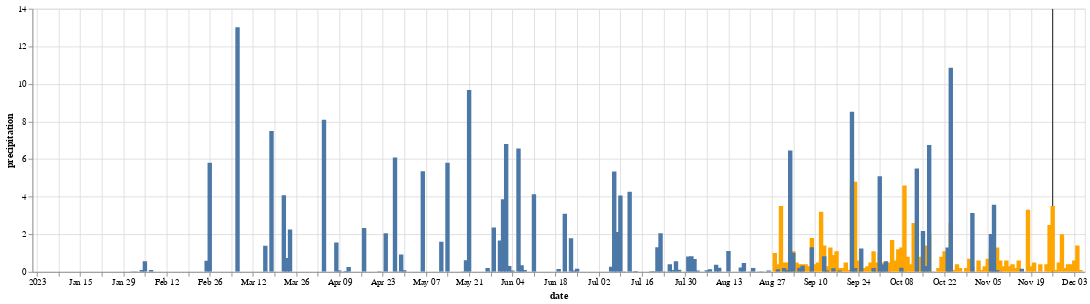

The notebook cell saved with this chart:
### Markdown cell above
# Combining charts

### Code cell
chart  = rule + timeseries_ecmwf + timeseries_tahmo
chart.properties(width=1200, height=300).interactive()

### Figure 1 — Vega-Lite specification as saved in the notebook (floating-point values rounded to 4 significant figures; data arrays with more than 128 entries replaced by an {"elided": "..."} marker saying what was removed)
{"config": {"view": {"continuousWidth": 300, "continuousHeight": 300}}, "layer": [{"data": {"name": "data-82faa6128d35c1412f367b126f12a251"}, "mark": {"type": "rule"}, "encoding": {"x": {"field": "date", "type": "temporal"}}, "name": "view_18"}, {"data": {"name": "data-4f2c44b9e58ef3cd6482f455f18fe77e"}, "mark": {"type": "bar", "color": "orange"}, "encoding": {"tooltip": [{"field": "precipitation", "type": "quantitative"}, {"field": "date", "type": "temporal"}], "x": {"field": "date", "type": "temporal"}, "y": {"field": "precipitation", "type": "quantitative"}}}, {"data": {"name": "data-6fa606d319b95fd74f260f7d5cd6bd3c"}, "mark": {"type": "bar"}, "encoding": {"tooltip": [{"field": "precipitation", "type": "quantitative"}, {"field": "date", "type": "temporal"}], "x": {"field": "date", "type": "temporal"}, "y": {"field": "precipitation", "type": "quantitative"}}, "name": "view_17"}], "height": 300, "params": [{"name": "param_14", "select": {"type": "interval", "encodings": ["x", "y"]}, "bind": "scales", "views": ["view_17"]}, {"name": "param_21", "select": {"type": "interval", "encodings": ["x", "y"]}, "bind": "scales", "views": ["view_18"]}], "width": 1200, "$schema": "https://vega.github.io/schema/vega-lite/v5.15.1.json", "datasets": {"data-82faa6128d35c1412f367b126f12a251": [{"date": "2023-11-26", "color": "black"}], "data-4f2c44b9e58ef3cd6482f455f18fe77e": [{"date": "2023-08-28T00:00:00", "precipitation": 1.0}, {"date": "2023-08-29T00:00:00", "precipitation": 0.4}, {"date": "2023-08-30T00:00:00", "precipitation": 3.5}, {"date": "2023-08-31T00:00:00", "precipitation": 0.5}, {"date": "2023-09-01T00:00:00", "precipitation": 0.5}, {"date": "2023-09-02T00:00:00", "precipitation": 0.9}, {"date": "2023-09-03T00:00:00", "precipitation": 1.1}, {"date": "2023-09-04T00:00:00", "precipitation": 0.5}, {"date": "2023-09-05T00:00:00", "precipitation": 0.4}, {"date": "2023-09-06T00:00:00", "precipitation": 0.4}, {"date": "2023-09-07T00:00:00", "precipitation": 0.4}, {"date": "2023-09-08T00:00:00", "precipitation": 0.3}, {"date": "2023-09-09T00:00:00", "precipitation": 1.8}, {"date": "2023-09-10T00:00:00", "precipitation": 0.4}, {"date": "2023-09-11T00:00:00", "precipitation": 0.5}, {"date": "2023-09-12T00:00:00", "precipitation": 3.2}, {"date": "2023-09-13T00:00:00", "precipitation": 1.4}, {"date": "2023-09-14T00:00:00", "precipitation": 0.3}, {"date": "2023-09-15T00:00:00", "precipitation": 1.3}, {"date": "2023-09-16T00:00:00", "precipitation": 0.9}, {"date": "2023-09-17T00:00:00", "precipitation": 1.1}, {"date": "2023-09-18T00:00:00", "precipitation": 0.2}, {"date": "2023-09-19T00:00:00", "precipitation": 0.2}, {"date": "2023-09-20T00:00:00", "precipitation": 0.5}, {"date": "2023-09-21T00:00:00", "precipitation": 0.1}, {"date": "2023-09-22T00:00:00", "precipitation": 4.5}, {"date": "2023-09-23T00:00:00", "precipitation": 4.8}, {"date": "2023-09-24T00:00:00", "precipitation": 0.6}, {"date": "2023-09-25T00:00:00", "precipitation": 0.1}, {"date": "2023-09-26T00:00:00", "precipitation": 0.2}, {"date": "2023-09-27T00:00:00", "precipitation": 0.3}, {"date": "2023-09-28T00:00:00", "precipitation": 0.5}, {"date": "2023-09-29T00:00:00", "precipitation": 1.1}, {"date": "2023-09-30T00:00:00", "precipitation": 0.5}, {"date": "2023-10-01T00:00:00", "precipitation": 1.0}, {"date": "2023-10-02T00:00:00", "precipitation": 0.5}, {"date": "2023-10-03T00:00:00", "precipitation": 0.3}, {"date": "2023-10-04T00:00:00", "precipitation": 0.5}, {"date": "2023-10-05T00:00:00", "precipitation": 1.7}, {"date": "2023-10-06T00:00:00", "precipitation": 0.6}, {"date": "2023-10-07T00:00:00", "precipitation": 1.2}, {"date": "2023-10-08T00:00:00", "precipitation": 1.3}, {"date": "2023-10-09T00:00:00", "precipitation": 4.6}, {"date": "2023-10-10T00:00:00", "precipitation": 0.8}, {"date": "2023-10-11T00:00:00", "precipitation": 0.4}, {"date": "2023-10-12T00:00:00", "precipitation": 2.6}, {"date": "2023-10-13T00:00:00", "precipitation": 0.2}, {"date": "2023-10-14T00:00:00", "precipitation": 0.8}, {"date": "2023-10-15T00:00:00", "precipitation": 0.2}, {"date": "2023-10-16T00:00:00", "precipitation": 1.4}, {"date": "2023-10-17T00:00:00", "precipitation": 2.0}, {"date": "2023-10-18T00:00:00", "precipitation": 0.0}, {"date": "2023-10-19T00:00:00", "precipitation": 0.0}, {"date": "2023-10-20T00:00:00", "precipitation": 0.2}, {"date": "2023-10-21T00:00:00", "precipitation": 0.8}, {"date": "2023-10-22T00:00:00", "precipitation": 1.1}, {"date": "2023-10-23T00:00:00", "precipitation": 1.1}, {"date": "2023-10-24T00:00:00", "precipitation": 2.6}, {"date": "2023-10-25T00:00:00", "precipitation": 0.1}, {"date": "2023-10-26T00:00:00", "precipitation": 0.4}, {"date": "2023-10-27T00:00:00", "precipitation": 0.2}, {"date": "2023-10-28T00:00:00", "precipitation": 0.0}, {"date": "2023-10-29T00:00:00", "precipitation": 0.2}, {"date": "2023-10-30T00:00:00", "precipitation": 0.7}, {"date": "2023-10-31T00:00:00", "precipitation": 0.3}, {"date": "2023-11-01T00:00:00", "precipitation": 0.0}, {"date": "2023-11-02T00:00:00", "precipitation": 0.6}, {"date": "2023-11-03T00:00:00", "precipitation": 0.1}, {"date": "2023-11-04T00:00:00", "precipitation": 0.3}, {"date": "2023-11-05T00:00:00", "precipitation": 0.7}, {"date": "2023-11-06T00:00:00", "precipitation": 1.2}, {"date": "2023-11-07T00:00:00", "precipitation": 0.4}, {"date": "2023-11-08T00:00:00", "precipitation": 1.3}, {"date": "2023-11-09T00:00:00", "precipitation": 0.6}, {"date": "2023-11-10T00:00:00", "precipitation": 0.3}, {"date": "2023-11-11T00:00:00", "precipitation": 0.6}, {"date": "2023-11-12T00:00:00", "precipitation": 0.3}, {"date": "2023-11-13T00:00:00", "precipitation": 0.4}, {"date": "2023-11-14T00:00:00", "precipitation": 0.2}, {"date": "2023-11-15T00:00:00", "precipitation": 0.6}, {"date": "2023-11-16T00:00:00", "precipitation": 0.0}, {"date": "2023-11-17T00:00:00", "precipitation": 0.0}, {"date": "2023-11-18T00:00:00", "precipitation": 3.3}, {"date": "2023-11-19T00:00:00", "precipitation": 0.3}, {"date": "2023-11-20T00:00:00", "precipitation": 0.5}, {"date": "2023-11-21T00:00:00", "precipitation": 0.0}, {"date": "2023-11-22T00:00:00", "precipitation": 0.4}, {"date": "2023-11-23T00:00:00", "precipitation": 0.0}, {"date": "2023-11-24T00:00:00", "precipitation": 0.4}, {"date": "2023-11-25T00:00:00", "precipitation": 2.5}, {"date": "2023-11-26T00:00:00", "precipitation": 3.5}, {"date": "2023-11-27T00:00:00", "precipitation": 0.1}, {"date": "2023-11-28T00:00:00", "precipitation": 0.5}, {"date": "2023-11-29T00:00:00", "precipitation": 2.0}, {"date": "2023-11-30T00:00:00", "precipitation": 0.2}, {"date": "2023-12-01T00:00:00", "precipitation": 0.4}, {"date": "2023-12-02T00:00:00", "precipitation": 0.4}, {"date": "2023-12-03T00:00:00", "precipitation": 0.6}, {"date": "2023-12-04T00:00:00", "precipitation": 1.4}, {"date": "2023-12-05T00:00:00", "precipitation": 0.1}], "data-6fa606d319b95fd74f260f7d5cd6bd3c": {"elided": "326 records"}}}
